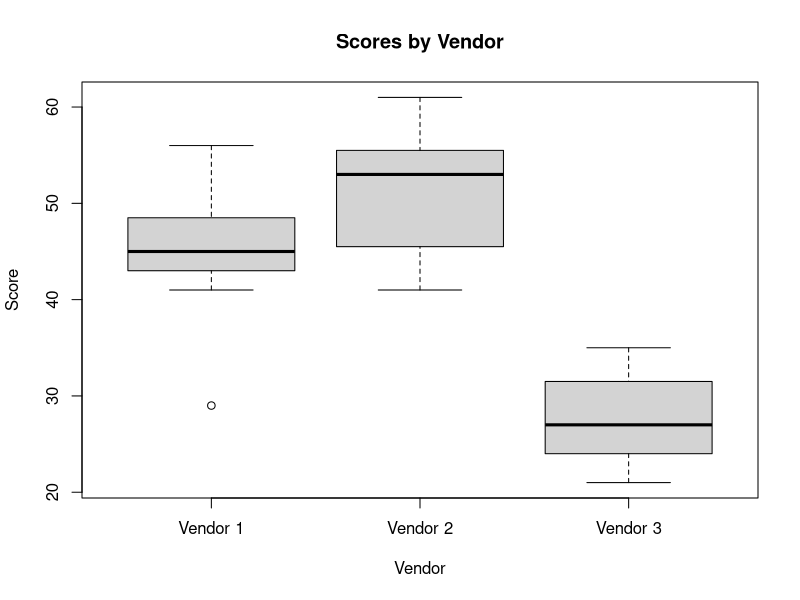
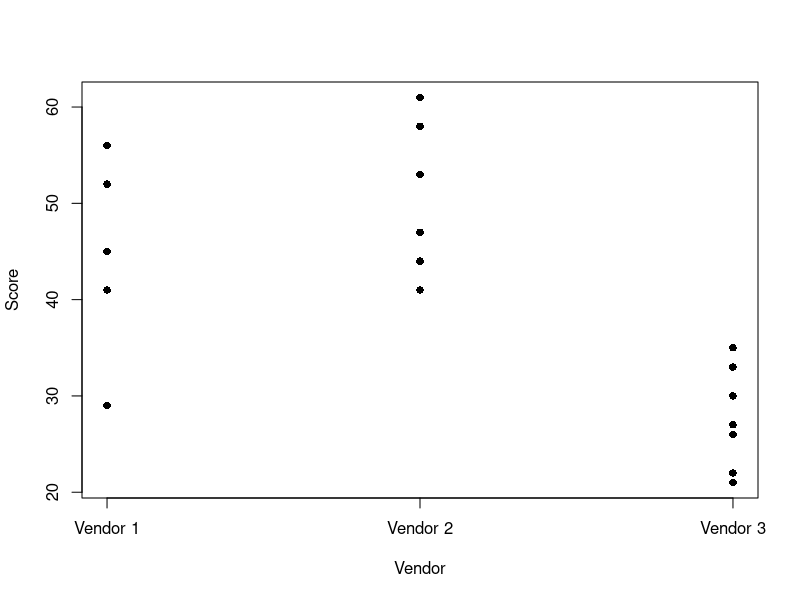
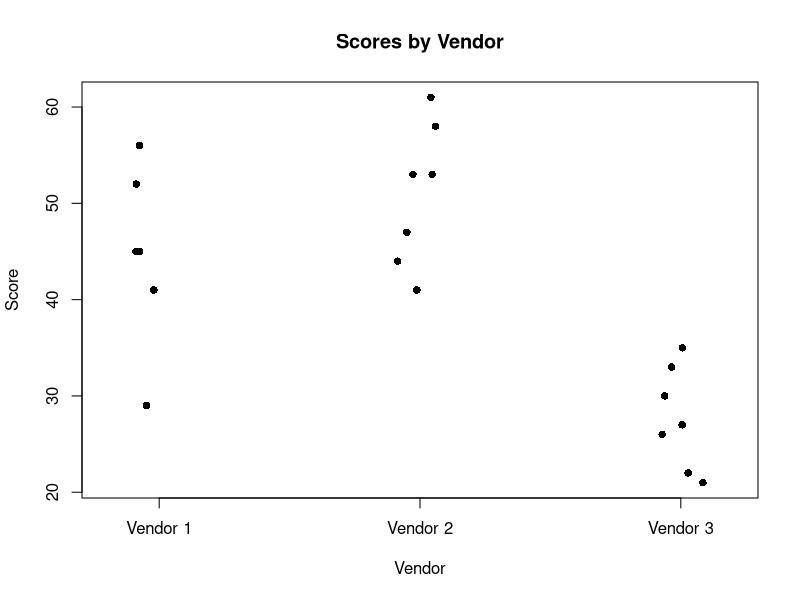
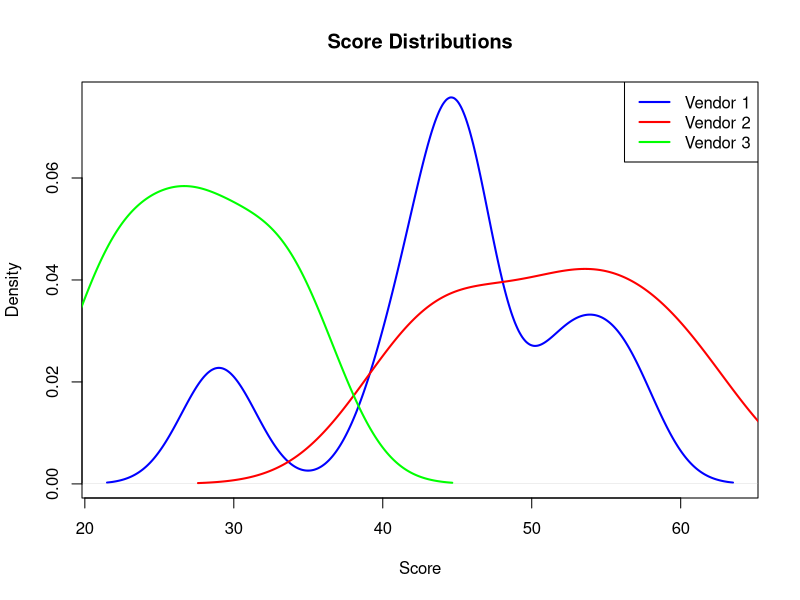

The R source for these figures, in order:
# Coding-assistant note: OpenAI Codex assisted with coding. The project owner made the key decisions on how to segment and manage the data.
# Dataset note: Uses the vendor score data at units-6-8-seminars-and-visualisation/unit-8/data-activity.csv in this repository. The project does not record a public download source for this file.
# Anova highlighted a statistically significant variance between the groups.
# Further investigation showed that there was no conclusive evidence for which vendor shows a higher significance of improvement.
# However, Vedor 3 deminstrated a significantly worse improvment in comparison to the other venders at a 95% confidence level.


library(readr)
data_activity <- read_csv("data-activity.csv")
View(data_activity)

d1 <- data_activity

#ANOVA
scores <- c(
  d1$`Group 1 scores (Vendor 1)`,
  d1$`Group 2 scores (Vendor 2)`,
  d1$`Group 3 scores (Vendor 3)`
)

vendor <- factor(rep(
  c("Vendor 1", "Vendor 2", "Vendor 3"),
  each = nrow(d1)
))

model <- aov(scores ~ vendor)

summary(model)

# find significance
TukeyHSD(model)

#box and whisker
boxplot(
  d1$`Group 1 scores (Vendor 1)`,
  d1$`Group 2 scores (Vendor 2)`,
  d1$`Group 3 scores (Vendor 3)`,
  names = c("Vendor 1", "Vendor 2", "Vendor 3"),
  xlab = "Vendor",
  ylab = "Score",
  main = "Scores by Vendor"
)

# stripchart
stripchart(list(
  "Vendor 1" = d1$`Group 1 scores (Vendor 1)`,
  "Vendor 2" = d1$`Group 2 scores (Vendor 2)`,
  "Vendor 3" = d1$`Group 3 scores (Vendor 3)`
),
method = "overplot",
vertical = TRUE,
pch = 16,
xlab = "Vendor",
ylab = "Score")

#jitter plot

stripchart(list(
  "Vendor 1" = d1$`Group 1 scores (Vendor 1)`,
  "Vendor 2" = d1$`Group 2 scores (Vendor 2)`,
  "Vendor 3" = d1$`Group 3 scores (Vendor 3)`
),
method = "jitter",
vertical = TRUE,
pch = 16,
xlab = "Vendor",
ylab = "Score",
main = "Scores by Vendor")

# density plot 

plot(
  density(d1$`Group 1 scores (Vendor 1)`, na.rm = TRUE),
  col = "blue",
  lwd = 2,
  xlab = "Score",
  main = "Score Distributions"
)

lines(
  density(d1$`Group 2 scores (Vendor 2)`, na.rm = TRUE),
  col = "red",
  lwd = 2
)

lines(
  density(d1$`Group 3 scores (Vendor 3)`, na.rm = TRUE),
  col = "green",
  lwd = 2
)

legend(
  "topright",
  legend = c("Vendor 1", "Vendor 2", "Vendor 3"),
  col = c("blue", "red", "green"),
  lwd = 2
)
